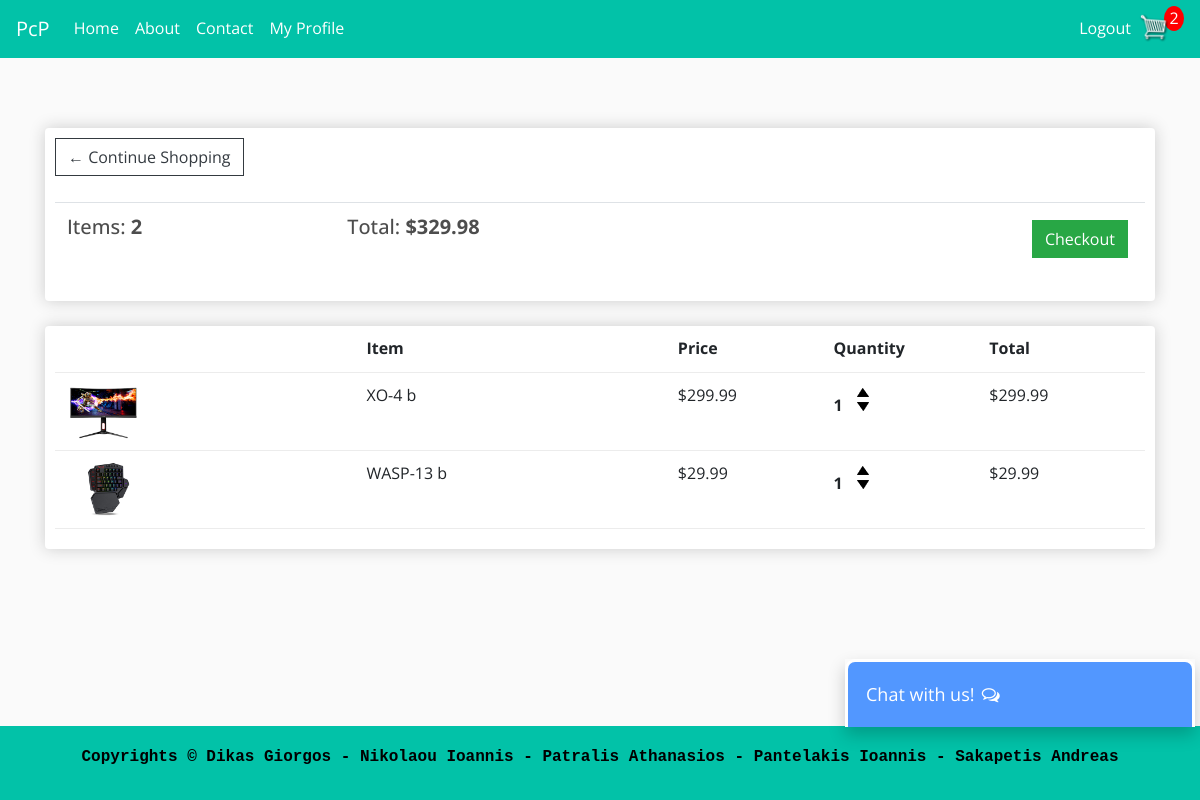
/pcp/cart/ (signed in), run on the app's committed database.
### PcPeripherals/models.py (models this page shows, shortened)
class Order(models.Model):
	customer = models.ForeignKey(Customer, on_delete=models.SET_NULL, null=True, blank=True)
	date_ordered = models.DateTimeField(auto_now_add=True)
	complete = models.BooleanField(default=False)
	transaction_id = models.CharField(max_length=100, null=True)
	@property
	def get_cart_total(self):
		orderitems = self.orderitem_set.all()
		total = sum([item.get_total for item in orderitems])
		return total
	@property
	def get_cart_items(self):
		orderitems = self.orderitem_set.all()
		total = sum([item.quantity for item in orderitems])
		return total

class OrderItem(models.Model):
	product = models.ForeignKey(Product, on_delete=models.SET_NULL, null=True)
	order = models.ForeignKey(Order, on_delete=models.SET_NULL, null=True)
	quantity = models.IntegerField(default=0, null=True, blank=True)
	date_added = models.DateTimeField(auto_now_add=True)
	@property
	def get_total(self):
		total = self.product.price * self.quantity
		return total

class Product(models.Model):
    image = models.ImageField(upload_to='product/', null=True, blank=True)
    name = models.CharField(max_length=200)
    category = models.ForeignKey(ProductCategory, on_delete=models.CASCADE, null=False, blank=False)
    price = models.FloatField()
    @property
    def imageURL(self):
	    try:
		    url = self.image.url
	    except:
		    url = ''
	    return url

### PcPeripherals/views.py (the view)
# urls.py: path('cart/', views.cart, name='cart'),
def cart(request):
    adminCheck(request)
    context = {}
    data = cartData(request)
    context['isguest'] = data['isguest']
    context['isloginuser'] = data['isloginuser']
    context['cartItems'] = data['cartItems']
    context['items'] = data['items']
    context['order'] = data['order']
    return render(request, 'PcPeripherals/cart.html', context)

### PcPeripherals/utils.py (called while the page is built)
def cartData(request):
    isguest = None
    isloginuser = None
    if request.user.is_anonymous:
        print("User anonymous")
        isguest= True
        cookieData = cookieCart(request)
        cartItems = cookieData['cartItems']
        order = cookieData['order']
        items = cookieData['items']
    elif request.user.is_authenticated:
        print("User authonticated")
        isloginuser = True
        customer = request.user.customer
        order, created = Order.objects.get_or_create(customer=customer, complete=False)
        items = order.orderitem_set.all()
        cartItems = order.get_cart_items
        if request.user.is_superuser:
            isloginuser = False
            logout(request)
            isguest = True
    return {'cartItems': cartItems , 'order': order, 'items': items, 'isguest': isguest, 'isloginuser': isloginuser}

def adminCheck(request):
    if request.user.is_authenticated and request.user.is_superuser:
      logout(request)

### PcPeripherals/templates/PcPeripherals/cart.html (shortened to what this page needs)
{% extends 'PcPeripherals/base.html' %}
{% load static %}
{% block content %}
	<div class="row mt-5">
		<div class="col-lg-12">
			<div class="box-element">
				<a  class="btn btn-outline-dark" href="{% url 'home' %}">&#x2190; Continue Shopping</a>
				<br><br>
				<table class="table">
					<tr>
						<th><h5>Items: <strong>{{ order.get_cart_items }}</strong></h5></th>
						<th><h5>Total:<strong> ${{ order.get_cart_total|floatformat:2 }}</strong></h5></th>
						<th><a style="float: right; margin: 5px;" class="btn btn-success" href="{% url 'checkout' %}">Checkout</a></th>
					</tr>
				</table>
			</div><br>
			<div class="box-element">
				<div class="cart-row">
					<div style="flex: 2;"></div>
					<div style="flex: 2;"><strong>Item</strong></div>
					<div style="flex: 1;"><strong>Price</strong></div>
					<div style="flex: 1;"><strong>Quantity</strong></div>
					<div style="flex: 1;"><strong>Total</strong></div>
				</div>
				{% for item in items %}
                    <div class="cart-row">
                        <div style="flex: 2;"><img class="row-image" src="{{ item.product.imageURL }}"></div>
                        <div style="flex: 2;"><p>{{ item.product.name }}</p></div>
                        <div style="flex: 1;"><p>${{ item.product.price|floatformat:2 }}</p></div>
                        <div style="flex: 1;">
                            <p class="quantity">{{ item.quantity }}</p>
                            <div class="quantity">
                                <img data-product={{item.product.id}} data-action="add" class="chg-quantity update-cart" src="{% static  '/images/arrow-up.png' %}">
                                <img data-product={{item.product.id}} data-action="remove" class="chg-quantity update-cart" src="{% static  '/images/arrow-down.png' %}">
                            </div>
                        </div>
                        <div style="flex: 1;"><p>${{ item.get_total|floatformat:2 }}</p></div>
                    </div>
				{% endfor %}
			</div>
		</div>
	</div>
{% endblock %}

### static/css/PcPcss.css (style rules this page uses)
body { font-family: 'Open Sans', sans-serif; font-size: 1rem; background-color: #fafafa; line-height: 1.6; min-height: 100vh; display: flex; flex-direction: column; }
h1, h2, h3, h4, h5, h6 { color: #4d4d4d; }
.box-element { box-shadow:#ccc 0 0 16px; background-color: #fff; border-radius: 4px; padding: 10px; }
.col-lg-4, .col-lg-6, .col-lg-8, .col-lg-12 { margin-top: 10px; }
.btn { border-radius: 0; }
.row-image { width: 100px; }
.cart-row { display: flex; align-items: flex-stretch; padding-bottom: 10px; margin-bottom: 10px; border-bottom: 1px solid #ececec; }
.quantity { display: inline-block; font-weight: 700; padding-right:10px; }
.chg-quantity { width: 12px; cursor: pointer; display: block; margin-top: 5px; transition:.1s; }

### data on the page
Order: get_cart_items "2", get_cart_total "329.98"
OrderItem: product.imageURL (picture), product.name "XO-4 b", product.price "299.99", quantity "1", get_total "299.99"
OrderItem: product.imageURL (picture), product.name "WASP-13 b", product.price "29.99", quantity "1", get_total "29.99"

### other printed values
{{ cartItems }} "2"
